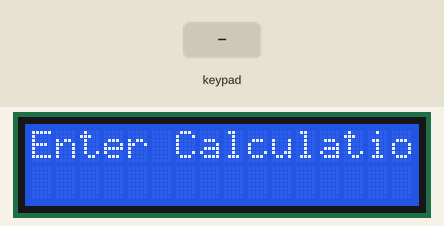
Simulated run of this sketch. Board: Arduino Uno, built with avr-gcc and run on an emulated ATmega328P. On the bench: 16×2 character LCD. The inputs (shaded band) are chosen by the test bench.

Above: at 0.1 s.
2.3 s: keypad keys 9 8 7 6 # pressed 0.4 s apart
At 4.4 s:
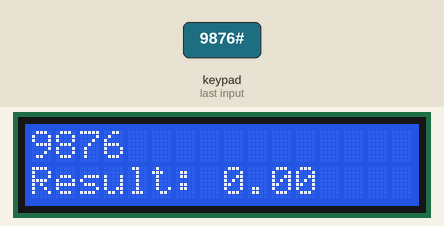
7.3 s: key 'A' pressed
At 7.7 s:
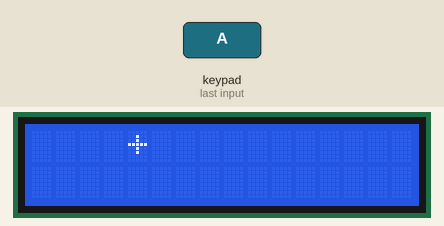
8.8 s: key 'C' pressed
10.3 s: keypad keys 9 8 7 6 D pressed 0.4 s apart
At 12.3 s:
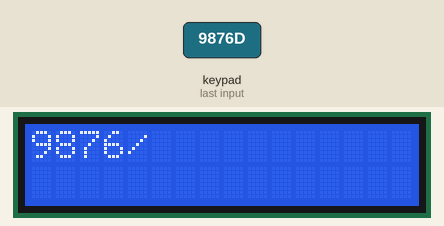
13.8 s: key '#' pressed
At 14.2 s:
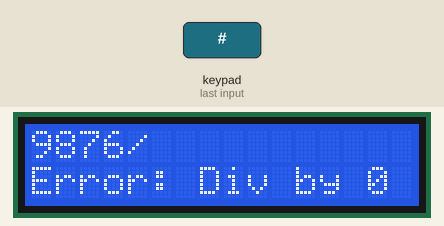
16.8 s: key '#' pressed
At 17.9 s:
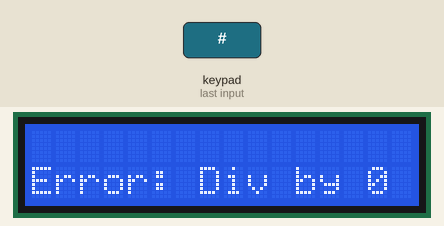
Timing chart, 0 to 19.8 s (numbered marks = the images above; inputs shaded):
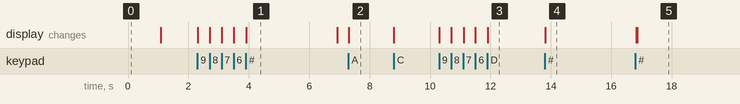

The sketch:

Keypad_LCD_caluculator.ino
```cpp
#include <Keypad.h>
#include <Wire.h>
#include <LiquidCrystal_I2C.h>

// Initialize the LCD (I2C address, 16 columns, 2 rows)
LiquidCrystal_I2C lcd(0x27, 16, 2);

// Keypad configuration
const int ROW_NUM = 4; // Four rows
const int COLUMN_NUM = 4; // Four columns

// Keypad layout
char keys[ROW_NUM][COLUMN_NUM] = {
  {'1', '2', '3', 'A'},
  {'4', '5', '6', 'B'},
  {'7', '8', '9', 'C'},
  {'*', '0', '#', 'D'}
};

// Pins for rows and columns
byte pin_rows[ROW_NUM] = {9, 8, 7, 6}; // Row pin connections
byte pin_column[COLUMN_NUM] = {5, 4, 3, 2}; // Column pin connections

// Initialize Keypad
Keypad keypad = Keypad(makeKeymap(keys), pin_rows, pin_column, ROW_NUM, COLUMN_NUM);

// Variables for input and operation
String num1 = "";  // First number
String num2 = "";  // Second number
char operation = '\0';  // Operator (+, -, *, /)
bool isSecondNum = false;  // Flag for switching to second number input
bool decimalAdded = false; // Track if decimal point is already added
bool resultDisplayed = false; // Track if result is displayed

void setup() {
  lcd.init();  // Initialize the LCD
  lcd.backlight();  // Turn on backlight
  lcd.setCursor(0, 0);
  lcd.print("Enter Calculation");
  delay(1000);
  lcd.clear();  // Clear the display
}

void loop() {
  char key = keypad.getKey();  // Get the keypress from the keypad

  if (key) {
    // If result was displayed, clear the LCD when typing the next input
    if (resultDisplayed && (key >= '0' && key <= '9')) {
      clearAll();
      lcd.clear();
      resultDisplayed = false;
    }

    // Handle number input (0-9) and decimal point
    if ((key >= '0' && key <= '9') || (key == '*' && !decimalAdded)) {
      if (key == '*') {
        key = '.';  // Replace '*' with actual decimal point '.'
        decimalAdded = true;  // Set flag once decimal is added
      }

      if (!isSecondNum) {
        num1 += key;  // Append the digit or decimal point to num1
        lcd.setCursor(num1.length() - 1, 0);
        lcd.print(key);  // Show num1 on LCD
      } else {
        num2 += key;  // Append the digit or decimal point to num2
        lcd.setCursor(num1.length() + 1 + num2.length(), 0); // Display second number
        lcd.print(key);  // Show num2 on LCD
      }
    }

    // Handle operation input (+, -, *, /)
    if (key == 'A' || key == 'B' || key == 'C' || key == 'D') {
      if (key == 'A') {
        operation = '+';
      } else if (key == 'B') {
        operation = '-';
      } else if (key == 'C') {
        operation = '*';
      } else if (key == 'D') {
        operation = '/';
      }
      lcd.setCursor(num1.length(), 0);
      lcd.print(operation);  // Show operator on LCD
      isSecondNum = true;  // Switch to second number input
      decimalAdded = false;  // Reset decimal flag for second number
    }

    // If '#' is pressed, calculate and display the result
    if (key == '#') {
      performCalculation();  // Perform the calculation
      resultDisplayed = true;  // Set flag indicating result is shown
      delay(3000);  // Wait for 3 seconds to let the user see the result
      lcd.clear();  // Clear the display after showing the result
    }

    // If '*' is pressed, clear the inputs
    if (key == '*') {
      clearAll();  // Clear all inputs
      lcd.clear();  // Clear LCD
      lcd.setCursor(0, 0);
      lcd.print("Cleared");
      delay(1000);
      lcd.clear();
    }
  }
}

// Function to perform the calculation and display the result
void performCalculation() {
  float number1 = num1.toFloat();  // Convert num1 to a float
  float number2 = num2.toFloat();  // Convert num2 to a float
  float result = 0;

  // Perform the operation
  if (operation == '+') {
    result = number1 + number2;
  } else if (operation == '-') {
    result = number1 - number2;
  } else if (operation == '*') {
    result = number1 * number2;
  } else if (operation == '/') {
    if (number2 != 0) {
      result = number1 / number2;
    } else {
      lcd.setCursor(0, 1);
      lcd.print("Error: Div by 0");
      return;
    }
  }

  // Display the result
  lcd.setCursor(0, 1);
  lcd.print("Result: ");
  lcd.print(result, 2);  // Show the result with 2 decimal places
}

// Function to clear all inputs and reset flags
void clearAll() {
  num1 = "";  // Clear first number
  num2 = "";  // Clear second number
  operation = '\0';  // Clear operator
  isSecondNum = false;  // Reset to first number input
  decimalAdded = false;  // Reset decimal flag
}
```

Measured:
- after the input at 2.3 s, the display: first changes at once (image 1 shows a later state)
- after the input at 7.3 s, the display: changes at once (image 2)
- after the input at 10.3 s, the display: first changes at once (image 3 shows a later state)
- after the input at 13.8 s, the display: changes at once (image 4)
- after the input at 16.8 s, the display: first differs from a run without the input after 0.06 s (image 5)
- what the display in image 1 shows lasts 3.0 s, from 3.9 s to 6.9 s
